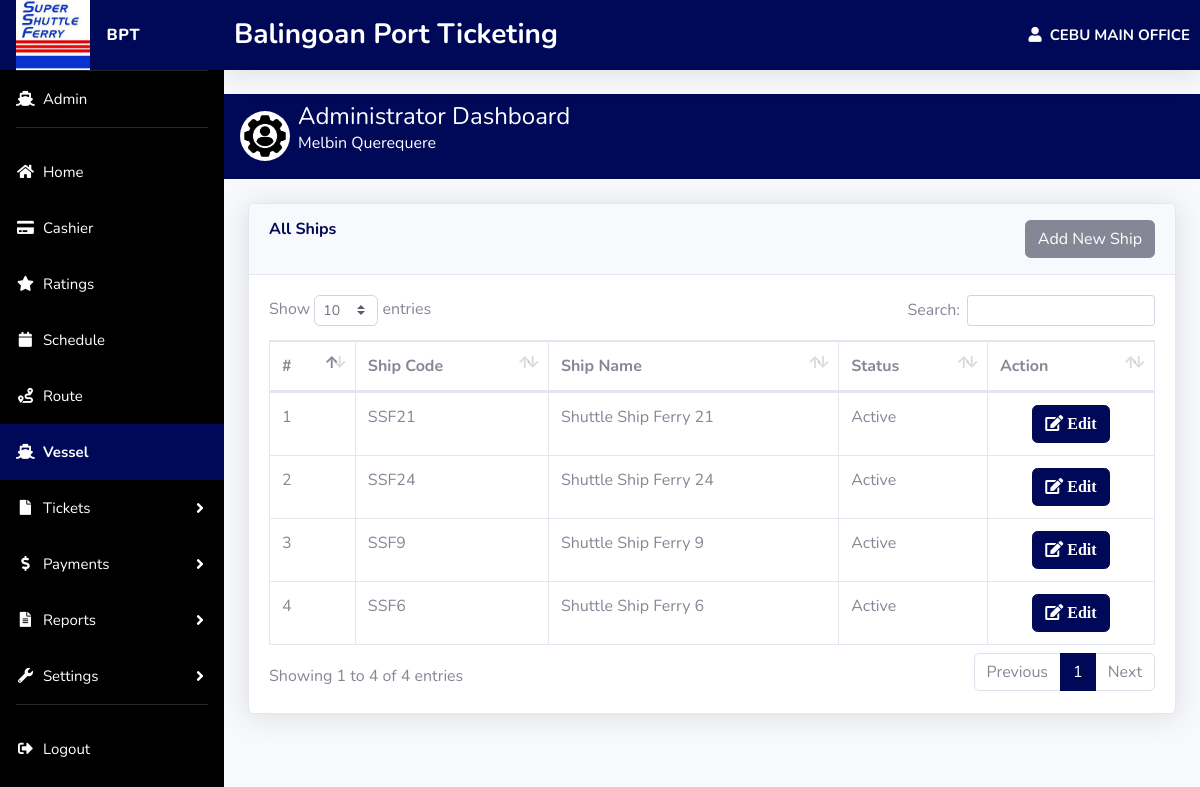
The page /admin/ship.php (signed in) on the database its author committed.
### tables this page shows
CREATE TABLE `systeminfo` (
  `systeminfo_id` int(10) NOT NULL,
  `systeminfo_name` varchar(100) NOT NULL,
  `systeminfo_shortname` varchar(100) NOT NULL,
  `systeminfo_icon` varchar(100) DEFAULT NULL
);

CREATE TABLE `ships` (
  `ship_id` int(10) NOT NULL,
  `ship_code` varchar(100) NOT NULL,
  `ship_name` varchar(100) NOT NULL,
  `ship_status` varchar(100) NOT NULL
);

### admin/ship.php (the view, shortened to what this page needs)
<?php
include '../connection/database.php';
$get_ships = "SELECT * FROM `ships`";
$stmt_get_ships = $conn->query($get_ships);
$ships = $stmt_get_ships->fetchAll(PDO::FETCH_ASSOC);
?>
<?php include 'header.php' ?>
<div class="container-fluid">
    <div class="card shadow mb-4">
        <div class="card-header py-3 d-flex justify-content-between">
            <h6 class="m-0 font-weight-bold text-primary">All Ships</h6>
            <a class="btn btn-secondary" data-toggle="modal" data-target="#addShip"> Add New Ship </a>
        </div>
        <div class="card-body">
            <div class="table-responsive">
                <table class="table table-bordered" id="dataTable" width="100%" cellspacing="0">
                    <thead>
                        <tr>
                            <th>#</th>
                            <th>Ship Code</th>
                            <th>Ship Name</th>
                            <th>Status</th>
                            <th>Action</th>
                        </tr>
                    </thead>
                    <tbody>
                        <?php foreach ($ships as $ship): ?>
                            <tr>
                                <td><?php echo $ship['ship_id']; ?></td>
                                <td><?php echo $ship['ship_code']; ?></td>
                                <td><?php echo $ship['ship_name']; ?></td>
                                <td><?php echo $ship['ship_status']; ?></td>
                                <td class="text-center">
                                    <a href="#" class="btn btn-primary edit" data-toggle="modal" data-target="#editShip"
                                        data-id="<?php echo $ship['ship_id']; ?>"
                                        data-code="<?php echo $ship['ship_code']; ?>"
                                        data-name="<?php echo $ship['ship_name']; ?>"
                                        data-status="<?php echo $ship['ship_status']; ?>">
                                        <i class="fas fa-edit"> Edit</i>
                                    </a>
                                </td>
                            </tr>
                        <?php endforeach; ?>
                    </tbody>
                </table>
            </div>
        </div>
    </div>
</div>
<?php include 'footer.php' ?>

### admin/header.php (shortened to what this page needs)
<?php
$query = "SELECT * FROM `systeminfo` WHERE `systeminfo_id` = 1";
$stmt = $conn->prepare($query);
$stmt->execute();
$system_info = $stmt->fetch();
$systeminfo_name = $system_info['systeminfo_name'];
$systeminfo_shortname = $system_info['systeminfo_shortname'];
$systeminfo_icon = $system_info['systeminfo_icon'] ? $system_info['systeminfo_icon'] : 'default-logo.png';
?>
<!DOCTYPE html>
<html lang="en">
<head>
    <link href="assets/admin/vendor/fontawesome-free/css/all.min.css" rel="stylesheet" type="text/css">
    <link href="assets/admin/css/sb-admin-2.min.css" rel="stylesheet">
    <link href="assets/admin/vendor/datatables/dataTables.bootstrap4.min.css" rel="stylesheet">
    <link href="https://cdn.jsdelivr.net/npm/sweetalert2@11/dist/sweetalert2.min.css" rel="stylesheet">
</head>
<body id="page-top">
    <div id="wrapper">
        <ul class="navbar-nav sidebar sidebar-dark accordion" id="accordionSidebar" style="background:rgb(0, 0, 0); color: white !important;">
            <a class="sidebar-brand d-flex align-items-center justify-content-start" href="admin" style="background: #000957 ">
                <img class="img-profile" src="assets/system_image/<?php echo $systeminfo_icon; ?>" style="height: 70px; width: auto;">
                <div class="sidebar-brand-text mx-3" style="color: white !important"><?php echo $systeminfo_shortname; ?></div>
            </a>
            <hr class="sidebar-divider my-0">
            <li class="nav-item" id="">
                <a class="nav-link" href="dashboard.php">
                    <i class="fas fa-fw fa-ship"></i>
                    <span>Admin</span>
                </a>
            </li>
            <hr class="sidebar-divider">
            <li class="nav-item" id="nav-dashboard">
                <a class="nav-link" href="dashboard.php">
                    <i class="fas fa-fw fa-home"></i>
                    <span>Home</span>
                </a>
            </li>
            <li class="nav-item" id="nav-cashier">
                <a class="nav-link" href="cashier.php">
                    <i class="fas fa-fw fa-credit-card"></i>
                    <span>Cashier</span>
                </a>
            </li>
            <li class="nav-item" id="nav-rating">
                <a class="nav-link" href="ratings.php">
                    <i class="fas fa-fw fa-star"></i>
                    <span>Ratings</span>
                </a>
            </li>
            <li class="nav-item" id="nav-schedule">
                <a class="nav-link" href="schedule.php">
                    <i class="fas fa-fw fa-calendar"></i>
                    <span>Schedule</span>
                </a>
            </li>
            <li class="nav-item" id="nav-route">
                <a class="nav-link" href="route.php">
                    <i class="fa fa-fw fa-route"></i>
                    <span>Route</span>
                </a>
            </li>
            <li class="nav-item" id="nav-ship">
                <a class="nav-link" href="ship.php">
                    <i class="fas fa-fw fa-ship"></i>
                    <span>Vessel</span>
                </a>
            </li>
            <li class="nav-item" id="nav-tickets">
                <a class="nav-link collapsed" href="#" data-toggle="collapse" data-target="#collapseTickets" aria-expanded="false" aria-controls="collapseTickets">
                    <i class="fa fa-fw fa-file"></i>
                    <span>Tickets</span>
                </a>
            </li>
            <li class="nav-item" id="nav-payment">
                <a class="nav-link collapsed" href="#" data-toggle="collapse" data-target="#collapsePayments" aria-expanded="false" aria-controls="collapsePayments">
                    <i class="fa fa-fw fa-dollar-sign"></i>
                    <span>Payments</span>
                </a>
            </li>
            <li class="nav-item" id="nav-reports">
                <a class="nav-link collapsed" href="#" data-toggle="collapse" data-target="#collapsereports" aria-expanded="false" aria-controls="collapsereports">
                    <i class="fas fa-fw fa-file-alt"></i>
                    <span>Reports</span>
                </a>
            </li>
            <li class="nav-item" id="nav-settings">
                <a class="nav-link collapsed" href="#" data-toggle="collapse" data-target="#collapseUtilities" aria-expanded="false" aria-controls="collapseUtilities">
                    <i class="fas fa-fw fa-wrench"></i>
                    <span>Settings</span>
                </a>
            </li>
            <hr class="sidebar-divider d-none d-md-block">
            <li class="nav-item">
                <a class="nav-link" href="logout.php">
                    <i class="fa fa-fw fa-sign-out-alt"></i>
                    <span>Logout</span>
                </a>
            </li>
        </ul>
        <div id="content-wrapper" class="d-flex flex-column">
            <div id="content">
                <nav class="navbar navbar-expand navbar-light topbar mb-4 static-top shadow" style="background: #000957; padding: 10px;">
                    <div class="container-fluid d-flex justify-content-between align-items-center w-100">
                        <h3 class="text-white font-weight-bold m-0"><?php echo $systeminfo_name; ?></h3>
                        <h6 style="font-size: 15px" class="text-white font-weight-bold m-0"><i class="fas fa-user"></i>&nbsp; CEBU MAIN OFFICE</h6>
                    </div>
                </nav>
                <div class="d-sm-flex align-items-center justify-content-left p-2 mb-4" style="background: #000957 ">
                    <img class="img-profile mx-2 rounded-circle" src="assets/admin/img/system_dashboard.jpg" style="height: 50px; width: auto;">
                    <div class="d-flex flex-column justify-content-center">
                        <h1 class="h4 mb-0" style="color: white !important;">Administrator Dashboard</h1>
                        <p style="color: white !important;">Melbin Querequere</p>
                    </div>
                </div>

### admin/header.php (style rules this page uses)
.navbar-nav .active span, .navbar-nav .active i { color: white !important; }
.navbar-nav span, .navbar-nav i { color: white !important; font-size: 15px !important; }
.active { background: #000957; color: black !important; }
.sidebar-dark .nav-item .nav-link[data-toggle=collapse]::after { color: white; }

### rows shown on the page
systeminfo: systeminfo_icon (picture), systeminfo_shortname "BPT", systeminfo_name "Balingoan Port Ticketing"
ships: ship_id "1", ship_code "SSF21", ship_name "Shuttle Ship Ferry 21", ship_status "Active"
ships: ship_id "2", ship_code "SSF24", ship_name "Shuttle Ship Ferry 24", ship_status "Active"
ships: ship_id "3", ship_code "SSF9", ship_name "Shuttle Ship Ferry 9", ship_status "Active"
ships: ship_id "4", ship_code "SSF6", ship_name "Shuttle Ship Ferry 6", ship_status "Active"
